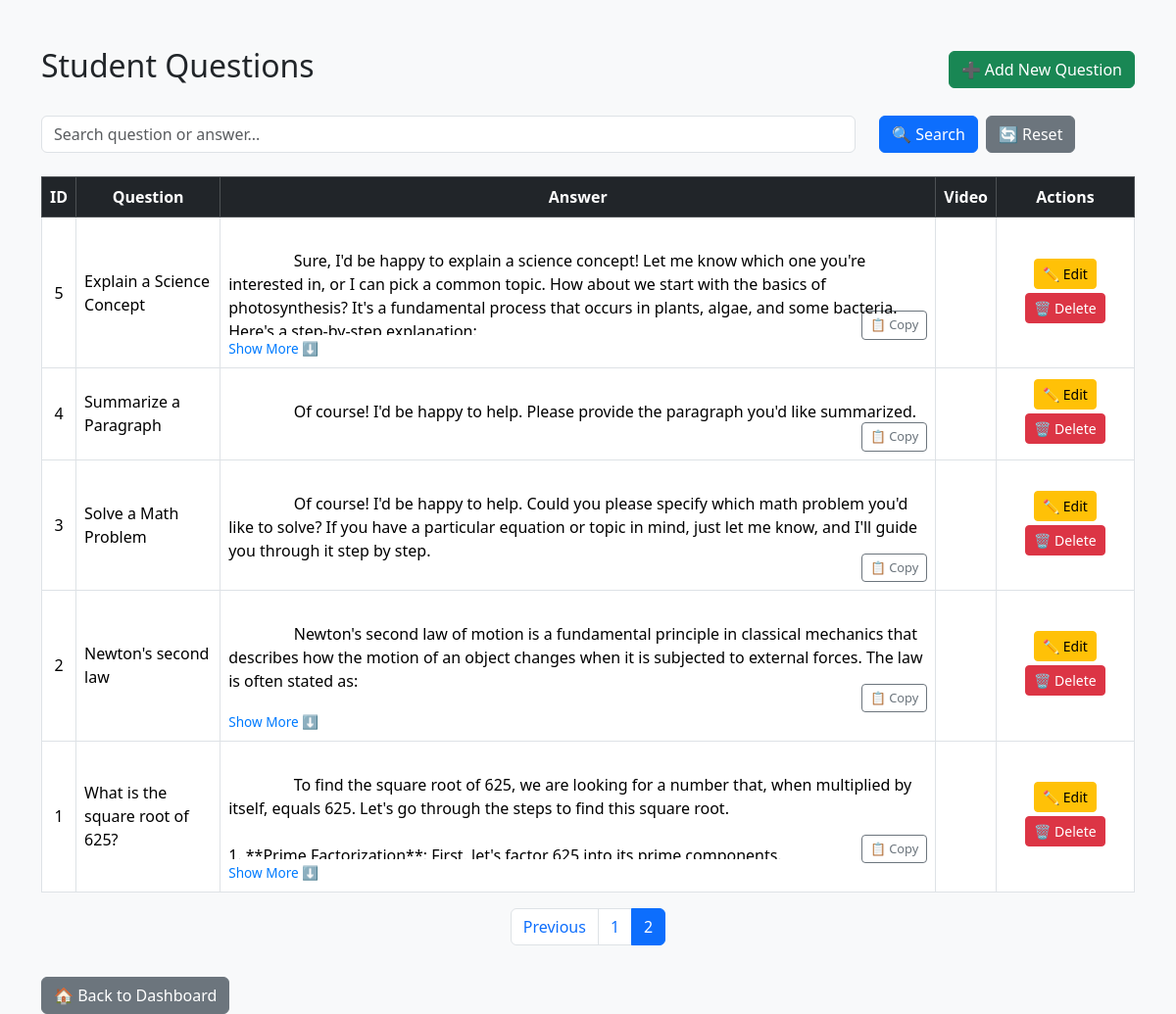
Screenshot of /admin/questions?page=2&search= (signed in) with the database file from the repository.
### app.py (models this page shows)
class ChatMessage(db.Model):
    id = db.Column(db.Integer, primary_key=True)
    role = db.Column(db.String(10))
    subject = db.Column(db.String(100), default='Auto')
    question = db.Column(db.Text)
    answer = db.Column(db.Text)
    video_url = db.Column(db.String(300))
    keywords = db.Column(db.String(300))
    views = db.Column(db.Integer, default=0)
    edit_count = db.Column(db.Integer, default=0)

### app.py (the view)
@app.route('/admin/questions')
def view_questions():
    if not session.get('admin_logged_in'):
        return redirect(url_for('admin_login'))
    search_query = request.args.get('search', '')
    page = request.args.get('page', 1, type=int)
    per_page = 10
    query = ChatMessage.query
    if search_query:
        query = query.filter(
            ChatMessage.question.ilike(f"%{search_query}%") |
            ChatMessage.answer.ilike(f"%{search_query}%")
        )
    pagination = query.order_by(ChatMessage.id.desc()).paginate(page=page, per_page=per_page)
    return render_template('questions.html', questions=pagination.items, page=page, total_pages=pagination.pages, search_query=search_query)

### templates/questions.html (shortened to what this page needs)
<!DOCTYPE html>
<html lang="en">
<head>
  <link href="https://cdn.jsdelivr.net/npm/bootstrap@5.3.2/dist/css/bootstrap.min.css" rel="stylesheet" />
</head>
<body class="bg-light">
  <div class="container mt-5">
    <div class="d-flex justify-content-between align-items-center mb-4">
      <h2>Student Questions</h2>
      <a href="{{ url_for('add_question') }}" class="btn btn-success">➕ Add New Question</a>
    </div>
    <form method="GET" action="{{ url_for('view_questions') }}" class="row mb-4">
      <div class="col-md-9">
        <input type="text" class="form-control" name="search" placeholder="Search question or answer..." value="{{ search_query }}" />
      </div>
      <div class="col-md-3 d-flex gap-2">
        <button type="submit" class="btn btn-primary">🔍 Search</button>
        <a href="{{ url_for('view_questions') }}" class="btn btn-secondary">🔄 Reset</a>
      </div>
    </form>
    <div class="table-responsive">
      <table class="table table-bordered align-middle">
        <thead class="table-dark text-center">
          <tr>
            <th>ID</th>
            <th>Question</th>
            <th>Answer</th>
            <th>Video</th>
            <th>Actions</th>
          </tr>
        </thead>
        <tbody>
          {% for q in questions %}
          <tr>
            <td class="text-center">{{ q.id }}</td>
            <td>{{ q.question }}</td>
            <td>
              <div class="answer-box" id="preview-{{ q.id }}">
                {{ q.answer[:500] }}{% if q.answer|length > 500 %}...{% endif %}
              </div>
              <div>
                <button class="btn btn-outline-secondary btn-sm copy-btn" onclick="copyAnswer({{ q.id }})">📋 Copy</button>
                {% if q.answer|length > 500 %}
                <span class="show-toggle" onclick="toggleAnswer({{ q.id }})">Show More ⬇️</span>
                {% endif %}
              </div>
            </td>
            <td class="text-center">
              {% if q.video_url %}
                <div class="ratio ratio-16x9 video-embed">
                  <iframe src="{{ q.video_url|replace('watch?v=', 'embed/') }}" frameborder="0" allowfullscreen></iframe>
                </div>
              {% else %}
                <span class="text-muted">No Video</span>
              {% endif %}
            </td>
            <td class="cell-actions">
              <a href="{{ url_for('edit_question', id=q.id) }}" class="btn btn-warning btn-sm mb-1">✏️ Edit</a>
              <a href="{{ url_for('delete_question', id=q.id) }}" class="btn btn-danger btn-sm mb-1" onclick="return confirm('Are you sure?')">🗑️ Delete</a>
            </td>
          </tr>
          {% else %}
          <tr>
            <td colspan="5" class="text-center text-muted">No questions found.</td>
          </tr>
          {% endfor %}
        </tbody>
      </table>
    </div>
    <nav aria-label="Page navigation">
      <ul class="pagination justify-content-center">
        {% if page > 1 %}
        <li class="page-item">
          <a class="page-link" href="{{ url_for('view_questions', page=page-1, search=search_query) }}">Previous</a>
        </li>
        {% endif %}
        {% for p in range(1, total_pages + 1) %}
        <li class="page-item {% if page == p %}active{% endif %}">
          <a class="page-link" href="{{ url_for('view_questions', page=p, search=search_query) }}">{{ p }}</a>
        </li>
        {% endfor %}
      </ul>
    </nav>
    <a href="{{ url_for('admin_dashboard') }}" class="btn btn-secondary mt-3">🏠 Back to Dashboard</a>
  </div>
</body>
</html>

### templates/questions.html (style rules this page uses)
.answer-box, .answer-full { white-space: pre-wrap; word-break: break-word; }
.answer-box { overflow: hidden; max-height: 7em; position: relative; }
.show-toggle { cursor: pointer; color: #007bff; font-size: 0.85rem; margin-top: 4px; display: inline-block; }
.copy-btn { font-size: 0.8rem; float: right; margin-top: -25px; }
.cell-actions { min-width: 130px; text-align: center; }
td, th { vertical-align: middle !important; }
.video-embed { max-width: 250px; margin: auto; }

### rows the page displays
ChatMessage: id "5", question "Explain a Science Concept", answer "Sure, I'd be happy to explain a science concept! Let me know which one you're interested in, or I can pick a common topic. How about we start with the basics of photosynthesis? It's a fundamental process that occurs in plants, algae, and some bacteria.…"
ChatMessage: id "4", question "Summarize a Paragraph", answer "Of course! I'd be happy to help. Please provide the paragraph you'd like summarized."
ChatMessage: id "3", question "Solve a Math Problem", answer "Of course! I'd be happy to help. Could you please specify which math problem you'd like to solve? If you have a particular equation or topic in mind, just let me know, and I'll guide you through it step by step.…"
ChatMessage: id "2", question "Newton's second law", answer "Newton's second law of motion is a fundamental principle in classical mechanics that describes how the motion of an object changes when it is subjected to external forces. The law is often stated as:…"
ChatMessage: id "1", question "What is the square root of 625?", answer "To find the square root of 625, we are looking for a number that, when multiplied by itself, equals 625. Let's go through the steps to find this square root.…"

### other values shown
{{ p }} "1" "2"
